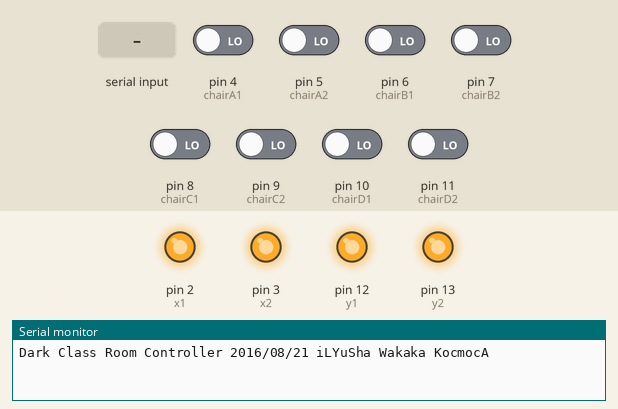
The sketch below on a simulated Arduino Uno, built with avr-gcc and run on an emulated ATmega328P. On the bench: output pins drawn as LEDs (lit = HIGH), the last lines printed to the serial monitor. The test bench sets the inputs (shaded band); at power-on: pin 4 (chairA1), pin 5 (chairA2), pin 6 (chairB1), pin 7 (chairB2), pin 8 (chairC1), pin 9 (chairC2), pin 10 (chairD1), pin 11 (chairD2) LOW.

Above: at 1.2 s.
1.3 s: "c" received over Serial
At 1.9 s:
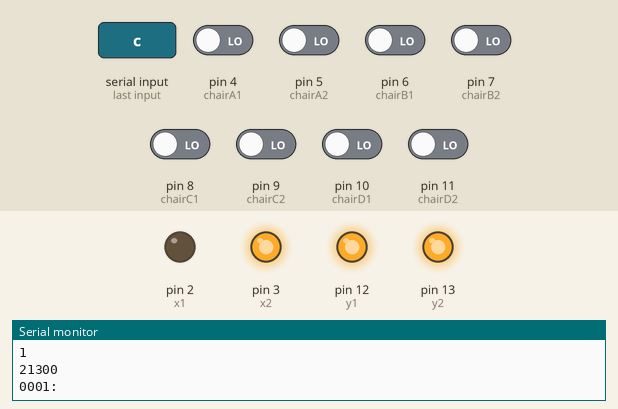
3.1 s: "c" received over Serial
At 4.5 s:
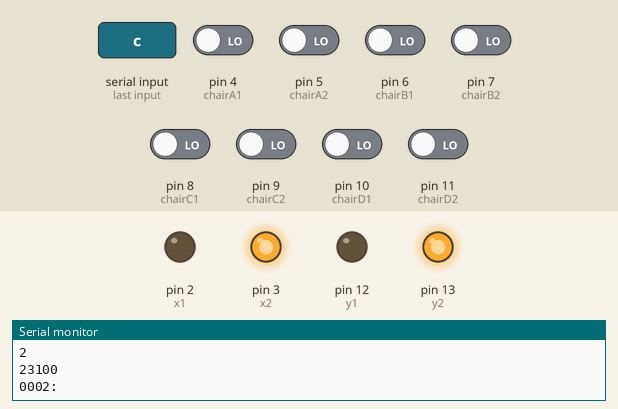
Timing chart, 0 to 6.1 s (numbered marks = the images above; inputs shaded):
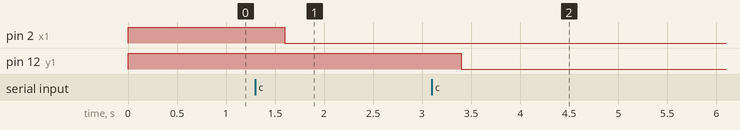

The sketch:

Dark_Class_Room_Controller.ino
```cpp
/******************************************
  Title: Dark Class Room Controller
  Studio: Wakaka KocmocA & 0escape
  Author: By iLYuSha Wakaka KocmocA
  2016/08/21
*******************************************/
/* Input */
const int chairA1 = 4; // A桌X訊號
const int chairA2 = 5; // A位Y訊號

const int chairB1 = 6; // B位置X訊號
const int chairB2 = 7; // B位置Y訊號

const int chairC1 = 8; // C位置X訊號
const int chairC2 = 9; // C位置Y訊號

const int chairD1 = 10; // D位置X訊號
const int chairD2 = 11; // D位置Y訊號
/* Output */
const int x1 = 2; // X訊號第一次語音（第一輪語音）
const int x2 = 3; // X訊號第二次語音（第三輪語音）
const int y1 = 12; // Y訊號第一次語音（第二輪語音）
const int y2 = 13; // Y訊號第二次觸發（解鎖音效 + 機關門解鎖）

/* Variable */
int valueChairA1 = 0;
int valueChairA2 = 0;
int valueChairB1 = 0;
int valueChairB2 = 0;
int valueChairC1 = 0;
int valueChairC2 = 0;
int valueChairD1 = 0;
int valueChairD2 = 0;
int turn = 0; // 已完成輪數
int durationTurn = 30000;
unsigned long timerOut; // 延遲結束時間

void setup() {
  Serial.begin(9600);
  pinMode(chairA1,INPUT);
  pinMode(chairA2,INPUT);
  pinMode(chairB1,INPUT);
  pinMode(chairB2,INPUT);
  pinMode(chairC1,INPUT);
  pinMode(chairC2,INPUT);
  pinMode(chairD1,INPUT);
  pinMode(chairD2,INPUT);
  pinMode(x1,OUTPUT);
  pinMode(x2,OUTPUT);
  pinMode(y1,OUTPUT);
  pinMode(y2,OUTPUT);
  digitalWrite(x1,HIGH);
  digitalWrite(x2,HIGH);
  digitalWrite(y1,HIGH);
  digitalWrite(y2,HIGH);
  Serial.println("Dark Class Room Controller 2016/08/21 iLYuSha Wakaka KocmocA");
}
void Replay()
{
  if(millis() > timerOut && turn > 0 && turn < 4)
    Play();
}
void Play()
{
  timerOut = millis() + 20000;
  Serial.println(timerOut);
  if(turn == 1)
  {
    digitalWrite(x1,HIGH);
    delay(300);
    digitalWrite(x1,LOW);
    Serial.println("0001: ");
  }
  else if(turn == 2)
  {
    digitalWrite(y1,HIGH);
    delay(300);
    digitalWrite(y1,LOW);
    Serial.println("0002: ");
  }
  else if(turn == 3)
  {
    digitalWrite(x2,HIGH);
    delay(300);
    digitalWrite(x2,LOW);
    Serial.println("0003: ");
  }
}
void loop() {
  char tt = Serial.read();
  if(tt == 'c')
  {
    turn++;
    Serial.println("is ");
    Serial.println(turn);
    Play();
  }
  else   if(tt == 'd')
  {
    Serial.println("is ");
    Serial.println(turn);
    Play();
  }

  valueChairA1 = digitalRead(chairA1);
  valueChairA2 = digitalRead(chairA2);
  valueChairB1 = digitalRead(chairB1);
  valueChairB2 = digitalRead(chairB2);
  valueChairC1 = digitalRead(chairC1);
  valueChairC2 = digitalRead(chairC2);
  valueChairD1 = digitalRead(chairD1);
  valueChairD2 = digitalRead(chairD2);
//  Serial.print("A1: ");
//  Serial.print(valueChairA1);
//  Serial.print("   ");
//  Serial.print("B1: ");
//  Serial.print(valueChairB1);
//  Serial.print("   ");
//  Serial.print("C1: ");
//  Serial.print(valueChairC1);
//  Serial.print("   ");
//  Serial.print("D1: ");
//  Serial.print(valueChairD1);
//  Serial.print("   ");
//  Serial.print("A2: ");
//  Serial.print(valueChairA2);
//  Serial.print("   ");
//  Serial.print("B2: ");
//  Serial.print(valueChairB2);
//  Serial.print("   ");
//  Serial.print("C2: ");
//  Serial.print(valueChairC2);
//  Serial.print("   ");
//  Serial.print("D2: ");
//  Serial.print(valueChairD2);
//  Serial.println("   ");
  if(turn == 0 || turn == 2)
  {
    if(valueChairA1 == 1 && valueChairB1 == 1 && valueChairC1 == 1 && valueChairD1 == 1)
    {
      turn++;
      Play();
    }
  }
  else if(turn == 1)
  {
    if(valueChairA2 == 1 && valueChairB2 == 1 && valueChairC2 == 1 && valueChairD2 == 1)
    {
      turn++;
      Play();
    }
  }
  else if(turn == 3)
  {
    if(valueChairA2 == 1 && valueChairB2 == 1 && valueChairC2 == 1 && valueChairD2 == 1)
    {
      turn++;
      digitalWrite(y2,LOW);
      Serial.println("0004: ");
    }
  }
  Replay();
}
```

Measured:
- after the input at 1.3 s, pin 2 (x1): HIGH → LOW after 0.30 s
- after the input at 3.1 s, pin 12 (y1): HIGH → LOW after 0.30 s
